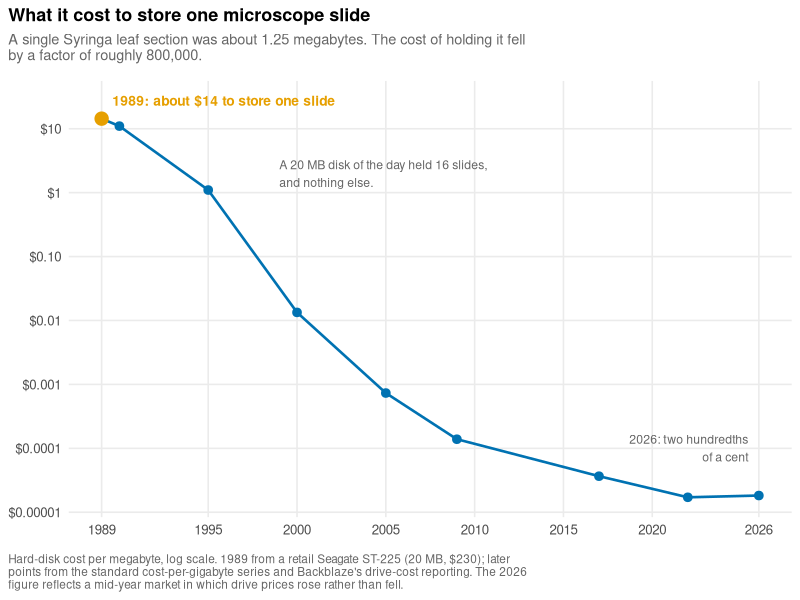
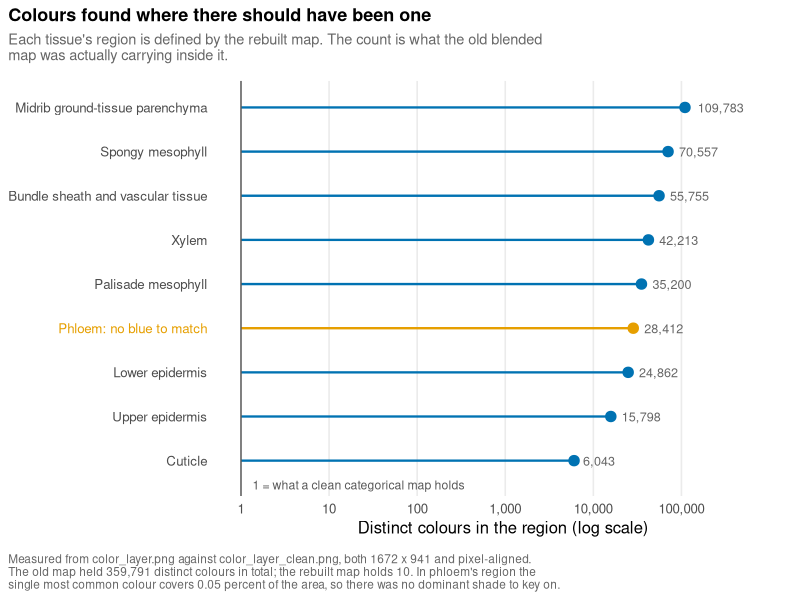
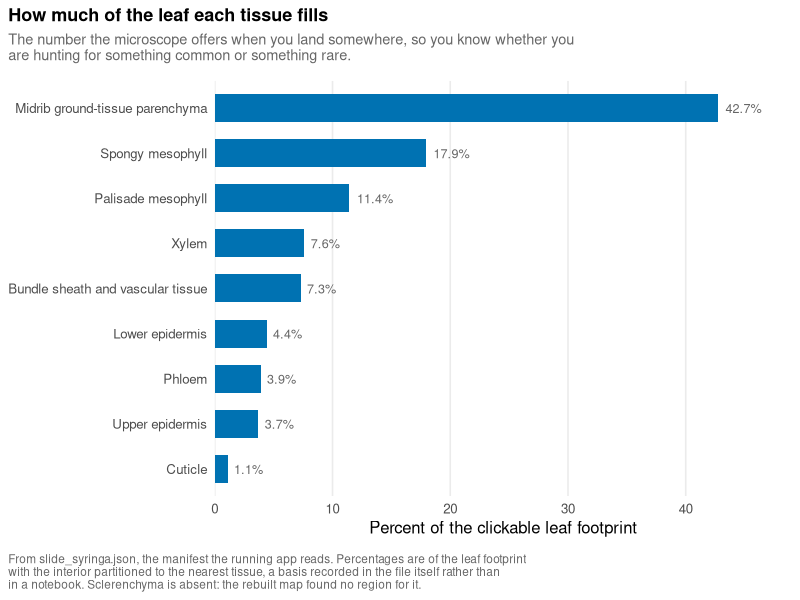

These figures' R source, in order:
# ---------------------------------------------------------------
# Preview & Review -- data figures
# K. W. Bridges / Claude.  Written 2026-07-25.
#
# Three figures for the AI Microscope document.
#   aim_8_storage_cost.svg   Ch.2  what a slide cost to store, 1989-2026
#   aim_9_color_smear.svg    Ch.5  colours found where there should be one
#   aim_10_abundance.svg     Ch.5  how much of the leaf each tissue fills
#
# Okabe-Ito palette.  Nothing is carried by colour alone; every bar and
# point is also labelled with its value.
# ---------------------------------------------------------------

library(ggplot2)
library(scales)

OUT  <- "G:/My Drive/Projects/AI_Microscope/documentation/figures"
BLUE <- "#0072B2"   # Okabe-Ito blue
ORNG <- "#E69F00"   # Okabe-Ito orange
GREY <- "#666666"

base_theme <- theme_minimal(base_size = 12) +
  theme(
    panel.grid.minor   = element_blank(),
    panel.grid.major.y = element_blank(),
    axis.title.y       = element_blank(),
    axis.ticks         = element_blank(),
    plot.title         = element_text(face = "bold", size = 13),
    plot.subtitle      = element_text(colour = GREY, size = 10.5,
                                      margin = margin(b = 12)),
    plot.caption       = element_text(colour = GREY, size = 8.5, hjust = 0,
                                      margin = margin(t = 12)),
    plot.title.position = "plot",
    plot.caption.position = "plot"
  )

# =================================================================
# FIGURE 1 (Ch.2) -- the price of holding one picture
# =================================================================
# Cost per megabyte of hard-disk storage.  1989 anchored on a real
# retail drive (Seagate ST-225, 20 MB, $230), cross-checked against
# the standard cost-per-gigabyte series.  A single Syringa slide was
# about 1.25 MB.

storage <- data.frame(
  year      = c(1989, 1990, 1995, 2000, 2005, 2009, 2017, 2022, 2026),
  usd_per_mb = c(11.50, 8.79, 0.879, 0.0107, 0.000586,
                 0.000111, 0.0000293, 0.0000137, 0.0000146)
)
storage$usd_per_slide <- storage$usd_per_mb * 1.25

y_breaks <- c(10, 1, 0.1, 0.01, 0.001, 1e-4, 1e-5)
y_labels <- c("$10", "$1", "$0.10", "$0.01", "$0.001", "$0.0001", "$0.00001")

p1 <- ggplot(storage, aes(year, usd_per_slide)) +
  geom_line(colour = BLUE, linewidth = 0.9) +
  geom_point(colour = BLUE, size = 2.6) +
  geom_point(data = storage[storage$year == 1989, ],
             colour = ORNG, size = 4.2) +
  annotate("text", x = 1989.6, y = 14.4 * 1.9,
           label = "1989: about $14 to store one slide",
           hjust = 0, size = 3.5, colour = ORNG, fontface = "bold") +
  annotate("text", x = 1999, y = 3.2,
           label = paste("A 20 MB disk of the day held 16 slides,",
                         "\nand nothing else."),
           hjust = 0, vjust = 1, size = 3.1, colour = GREY) +
  annotate("text", x = 2025.4, y = 0.0000183 * 3.4,
           label = "2026: two hundredths\nof a cent",
           hjust = 1, vjust = 0, size = 3.1, colour = GREY) +
  scale_y_log10(labels = y_labels, breaks = y_breaks) +
  scale_x_continuous(breaks = c(1989, 1995, 2000, 2005, 2010, 2015, 2020, 2026)) +
  labs(
    title = "What it cost to store one microscope slide",
    subtitle = paste("A single Syringa leaf section was about 1.25 megabytes.",
                     "The cost of holding it fell\nby a factor of roughly 800,000."),
    x = NULL,
    caption = paste0(
      "Hard-disk cost per megabyte, log scale. 1989 from a retail Seagate ST-225 ",
      "(20 MB, $230); later\npoints from the standard cost-per-gigabyte series and ",
      "Backblaze's drive-cost reporting. The 2026\nfigure reflects a mid-year market ",
      "in which drive prices rose rather than fell.")
  ) +
  base_theme +
  theme(panel.grid.major.y = element_line(colour = "grey92"))

ggsave(file.path(OUT, "aim_8_storage_cost.svg"), p1,
       width = 7.5, height = 4.8, device = svglite::svglite)

# =================================================================
# FIGURE 2 (Ch.5) -- the smear, measured
# =================================================================
# The clean categorical map defines where each tissue truly is.  Both
# maps are 1672 x 941 and pixel-aligned, so we can ask what the old
# blended map was carrying inside each of those regions.  A categorical
# map should carry exactly one colour per tissue.

smear <- data.frame(
  tissue = c("Midrib ground-tissue parenchyma", "Spongy mesophyll",
             "Bundle sheath and vascular tissue", "Xylem",
             "Palisade mesophyll", "Phloem", "Lower epidermis",
             "Upper epidermis", "Cuticle"),
  colours   = c(109783, 70557, 55755, 42213, 35200, 28412, 24862, 15798, 6043),
  region_px = c(374978, 157305,  64085, 66432,  99714, 34036, 39039, 32306,  9504)
)
smear <- smear[order(smear$colours), ]
smear$hl <- smear$tissue == "Phloem"

# Phloem is the case the chapter argues from, so it is named on the axis as
# well as coloured.  Nothing here is carried by colour alone.
smear$label <- ifelse(smear$hl, "Phloem: no blue to match", smear$tissue)
smear$label <- factor(smear$label, levels = smear$label)

# Axis text colours run bottom to top, in the same order as the rows.
axis_cols <- ifelse(smear$hl, ORNG, "grey30")

p2 <- ggplot(smear, aes(colours, label)) +
  geom_segment(aes(x = 1, xend = colours, yend = label, colour = hl),
               linewidth = 0.8, show.legend = FALSE) +
  geom_point(aes(colour = hl), size = 3.2, show.legend = FALSE) +
  geom_text(aes(label = comma(colours)), hjust = -0.28,
            size = 3.2, colour = GREY) +
  geom_vline(xintercept = 1, colour = "grey35", linewidth = 0.5) +
  annotate("text", x = 1.35, y = 0.45,
           label = "1 = what a clean categorical map holds",
           hjust = 0, vjust = 0.5, size = 3.1, colour = "grey35") +
  scale_colour_manual(values = c(`FALSE` = BLUE, `TRUE` = ORNG)) +
  scale_x_log10(labels = comma,
                breaks = c(1, 10, 100, 1000, 10000, 100000),
                limits = c(1, 900000)) +
  expand_limits(y = c(0.2, 9.6)) +
  labs(
    title = "Colours found where there should have been one",
    subtitle = paste("Each tissue's region is defined by the rebuilt map.",
                     "The count is what the old blended\nmap was actually carrying inside it."),
    x = "Distinct colours in the region (log scale)",
    caption = paste0(
      "Measured from color_layer.png against color_layer_clean.png, both 1672 x 941 and ",
      "pixel-aligned.\nThe old map held 359,791 distinct colours in total; the rebuilt map ",
      "holds 10. In phloem's region the\nsingle most common colour covers 0.05 percent of ",
      "the area, so there was no dominant shade to key on.")
  ) +
  base_theme +
  theme(axis.text.y = element_text(colour = axis_cols))

ggsave(file.path(OUT, "aim_9_color_smear.svg"), p2,
       width = 7.5, height = 5.0, device = svglite::svglite)

# =================================================================
# FIGURE 3 (Ch.5) -- how much of the leaf each tissue fills
# =================================================================
# Straight from slide_syringa.json, the manifest the running app reads.
# Percentages are of the clickable leaf footprint, interior partitioned
# to the nearest tissue.

ab <- data.frame(
  tissue = c("Midrib ground-tissue parenchyma", "Spongy mesophyll",
             "Palisade mesophyll", "Xylem",
             "Bundle sheath and vascular tissue", "Lower epidermis",
             "Phloem", "Upper epidermis", "Cuticle"),
  pct = c(42.7, 17.9, 11.4, 7.6, 7.3, 4.4, 3.9, 3.7, 1.1)
)
ab <- ab[order(ab$pct), ]
ab$tissue <- factor(ab$tissue, levels = ab$tissue)

p3 <- ggplot(ab, aes(pct, tissue)) +
  geom_col(fill = BLUE, width = 0.62) +
  geom_text(aes(label = sprintf("%.1f%%", pct)), hjust = -0.22,
            size = 3.2, colour = GREY) +
  scale_x_continuous(limits = c(0, 49), expand = c(0, 0)) +
  labs(
    title = "How much of the leaf each tissue fills",
    subtitle = paste("The number the microscope offers when you land somewhere,",
                     "so you know whether you\nare hunting for something common or something rare."),
    x = "Percent of the clickable leaf footprint",
    caption = paste0(
      "From slide_syringa.json, the manifest the running app reads. Percentages are of the ",
      "leaf footprint\nwith the interior partitioned to the nearest tissue, a basis recorded ",
      "in the file itself rather than\nin a notebook. Sclerenchyma is absent: the rebuilt map ",
      "found no region for it.")
  ) +
  base_theme +
  theme(panel.grid.major.x = element_line(colour = "grey92"))

ggsave(file.path(OUT, "aim_10_abundance.svg"), p3,
       width = 7.5, height = 4.6, device = svglite::svglite)

cat("done\n")
for (f in c("aim_8_storage_cost.svg", "aim_9_color_smear.svg", "aim_10_abundance.svg"))
  cat(sprintf("  %-26s %8.0f bytes\n", f, file.info(file.path(OUT, f))$size))
